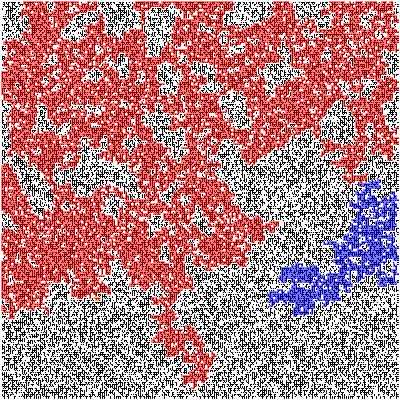
Frame 1 (no input)
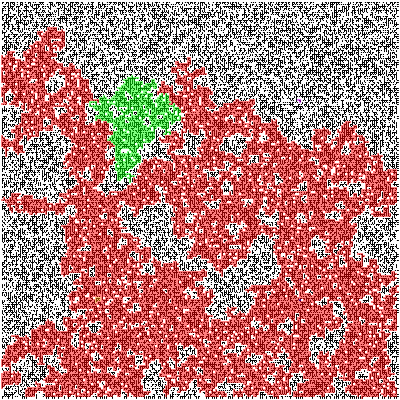
Frame 60 (the mouse pressed at the canvas centre just before this capture)
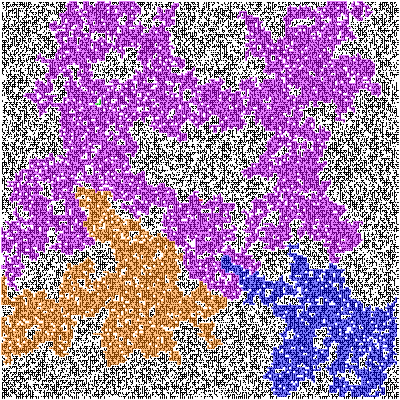
Frame 120 (the mouse held since frame 60 and released just before this capture)

The Processing sketch that drew these frames (run headless with seeded random() and noise(); from frame 60 on, the mouse is pressed at the canvas centre):

// Processing sketch: perco4
// ── perco4.pde

int[][] hor;
int[][] ver;
int[][] check;

void setup() {
  size(400, 400);
  
  background(255);
  
  hor = new int[width][height];
  ver = new int[width][height];
  check = new int[width][height];
  
   for(int i=2; i<width-2; i+=2) {
    for(int j=2; j<height-2; j+=2) {
      hor[i+1][j]=int(random(2));
      stroke(255-255*hor[i+1][j]);
      line(i,j,i+2,j);
      ver[i][j+1]=int(random(2));
      stroke(255-255*ver[i][j+1]);
      line(i,j,i,j+2);
    }
  }
}

void draw() {
  background(255);
  for(int i=2; i<width-2; i+=2) {
    for(int j=2; j<height-2; j+=2) {
      check[i][j]=0;
      if( random(1) <0.025 ) {
        hor[i+1][j]=int(random(2));
      }
      stroke(255-255*hor[i+1][j]);
      line(i,j,i+2,j);
      if( random(1) <0.025 ) {
        ver[i][j+1]=int(random(2));
      }
      stroke(255-255*ver[i][j+1]);
      line(i,j,i,j+2);
    }
  }
  noStroke();
  fill(255,0,0,127);
  rectMode(CENTER);
  rect(height/2,width/2,2,2);
  
  checkvertex(height/2,width/2,color(255,0,0,127));
  
  checkvertex(height/4,width/4,color(0,255,0,127));
  
  checkvertex(3*height/4,3*width/4,color(0,0,255,127));
  
  checkvertex(height/4,3*width/4,color(255,127,0,127));
  
  checkvertex(3*height/4,width/4,color(204,0,255,127));
}

void checkvertex(int x, int y, color c) {
  noStroke();
  fill(c);
  rect(x,y,2,2);
  check[x][y]=1;
  
  if(hor[x+1][y]==1 && check[x+2][y]==0) {
    checkvertex(x+2,y,c);
  }
  if(ver[x][y-1]==1 && check[x][y-2]==0) {
    checkvertex(x,y-2,c);
  }
  if(hor[x-1][y]==1 && check[x-2][y]==0) {
    checkvertex(x-2,y,c);
  }
  if(ver[x][y+1]==1 && check[x][y+2]==0) {
    checkvertex(x,y+2,c);
  }
}
